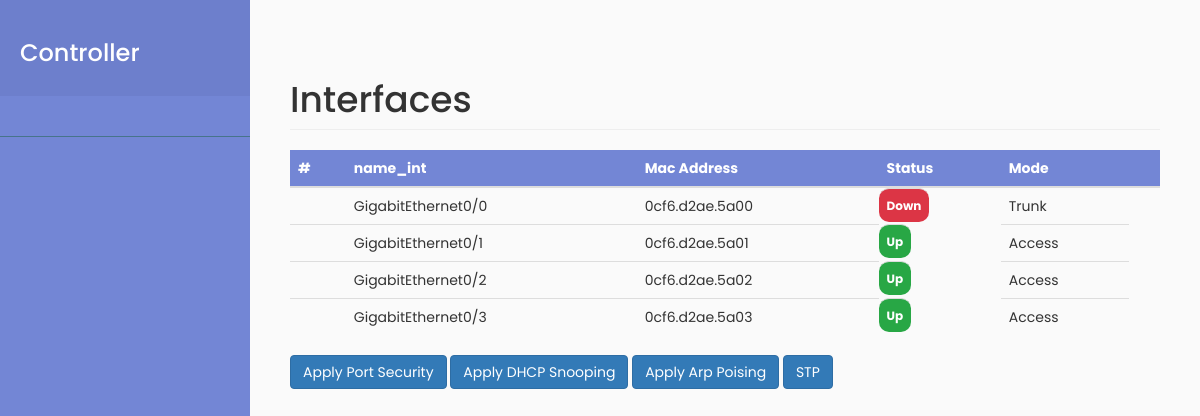
Page /layer2/sw1/interfaces on the committed database.
### layer2/models.py (models this page shows, shortened)
class Interface(models.Model):
    Mode = (
        ('Access', 'Access'),
        ('Trunk', 'Trunk'),
    )
    Status = (
        ('UP', 'UP'),
        ('DOWN', 'DOWN'),
    )
    name_int = models.CharField(max_length=20)
    mac = models.CharField(max_length=100)
    status = models.CharField(max_length=5, choices=Status)
    mode = models.CharField(max_length=10, choices=Mode)
    device = models.ForeignKey(Device, on_delete=models.CASCADE)

### layer2/views.py (the view)
# urls.py: path('<str:hostname>/interfaces', views.device_get_interfaces, name='device_get_interfaces'),
def device_get_interfaces(request, hostname):
    interfaces = Interface.objects.filter(device__hostname=hostname).order_by('name_int')
    device = get_object_or_404(Switch, hostname=hostname)
    return render(request, 'layer2/interfaces.html', {'interfaces': interfaces,
                                                      "device": device})

### layer2/templates/layer2/interfaces.html (shortened to what this page needs)
{% extends 'base.html' %} {% load static %} {% block content %} {% block interfaces %}
<h1 class="page-header">Interfaces</h1>
<table class="table" id="interface-table">
    <thead style="background-color: #7386D5; color: white;">
        <tr>
            <th>#</th>
            <th>name_int</th>
            <th>Mac Address</th>
            <th>Status</th>
            <th>Mode</th>
            <th></th>
        </tr>
    </thead>
    <tbody>
        {% for int in interfaces%}
        <tr>
            <td></td>
            <td>{{ int.name_int }}</td>
            <td>{{ int.mac }}</td>
            {% if int.status == "up" %}
            <td class="badge" style="background-color: #28a745">Up</td>
            {% else %}
            <td class="badge" style="background-color: #dc3545">Down</td>
            {% endif %}
            <td>{{ int.mode }}</td>
        </tr>
        {% empty %}
        <tr>
            <td colspan="8" class="text-center bg-warning">No rule</td>
        </tr>
        {% endfor %}
    </tbody>
</table>
{% endblock %}
<button type="button" class="btn btn-primary" data-toggle="modal" data-target="#port_security">Apply Port
  Security</button>
<button type="button" class="btn btn-primary" data-toggle="modal" data-target="#dhcpSnooping">Apply DHCP
  Snooping</button>
<button type="button" class="btn btn-primary" data-toggle="modal" data-target="#arppoising">Apply Arp Poising</button>
<button type="button" class="btn btn-primary" data-toggle="modal" data-target="#stp">STP</button>
{% endblock %}

### static/css/main.css (style rules this page uses)
body { font-family: 'Poppins', sans-serif; background: #fafafa; }

### rows in the picture
Interface: name_int "GigabitEthernet0/0", mac "0cf6.d2ae.5a00", status "Down", mode "Trunk"
Interface: name_int "GigabitEthernet0/1", mac "0cf6.d2ae.5a01", status "Up", mode "Access"
Interface: name_int "GigabitEthernet0/2", mac "0cf6.d2ae.5a02", status "Up", mode "Access"
Interface: name_int "GigabitEthernet0/3", mac "0cf6.d2ae.5a03", status "Up", mode "Access"
